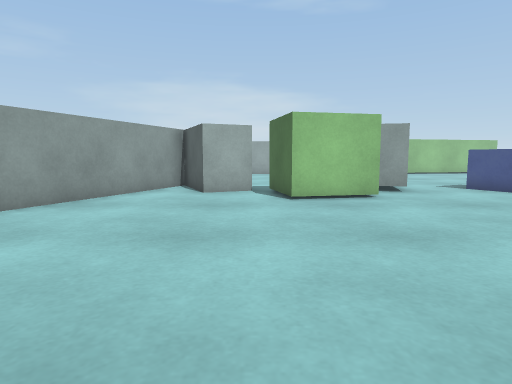
view 1 (above)

18 first-person views from a walk through a Unity game level. The camera is 0.59 m above the floor, tilts 6° down and sees 75° across. The floor is counted in squares, 0.5 m on a side. Each view is taken from the middle of a square. On the plan, view 1 faces up. The plan holds only what a view shows up to about 14 squares ahead; the rest is blank. The place goes on beyond the plan. The player character is not drawn.

view 2
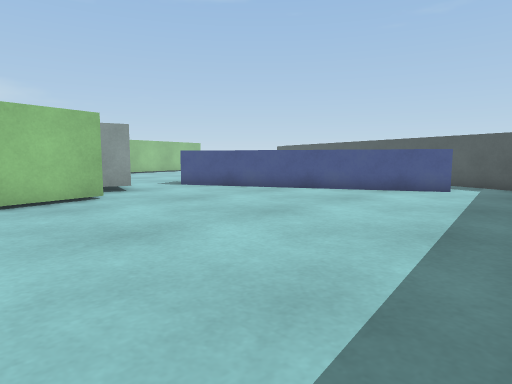

view 3
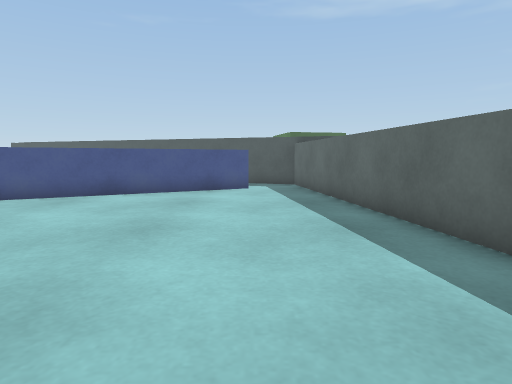

view 4
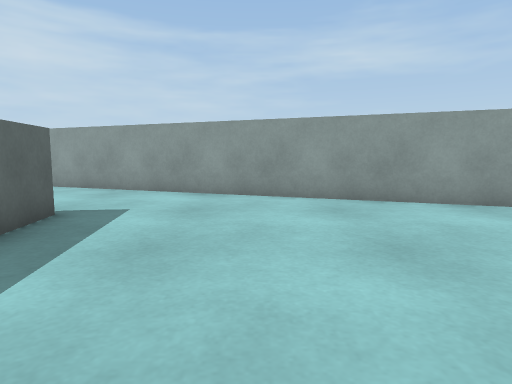

view 5
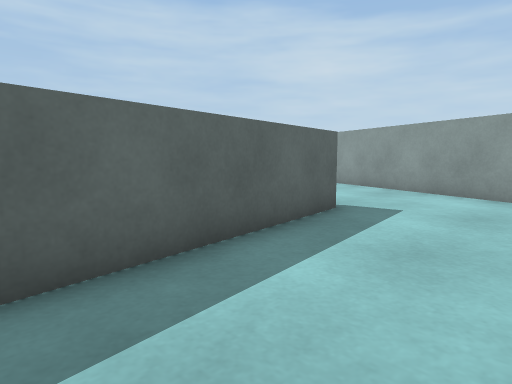

view 6
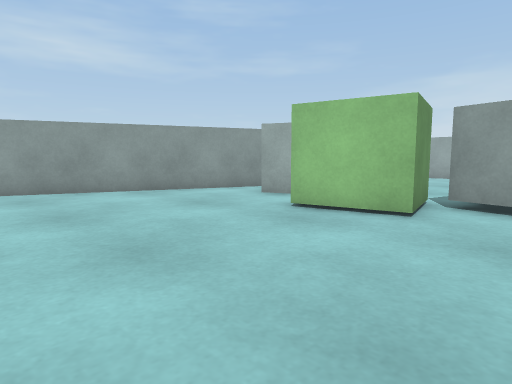

view 7
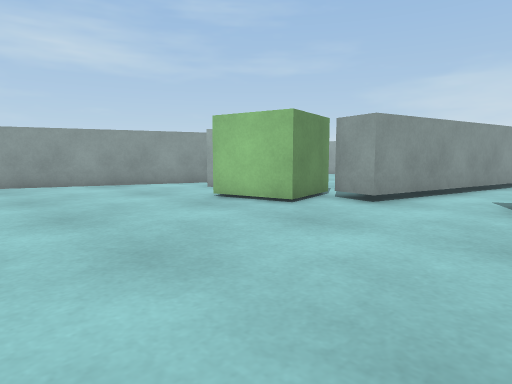

view 8
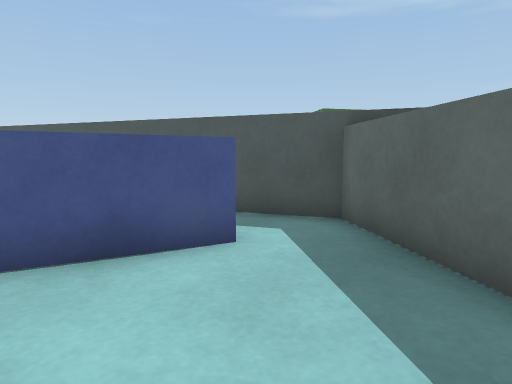

view 9
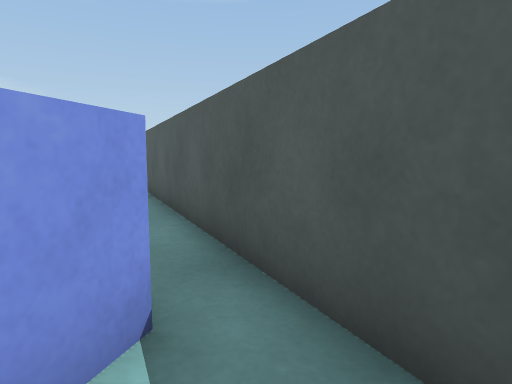

view 10
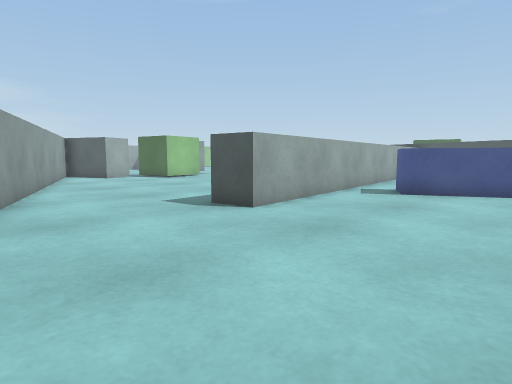

view 11
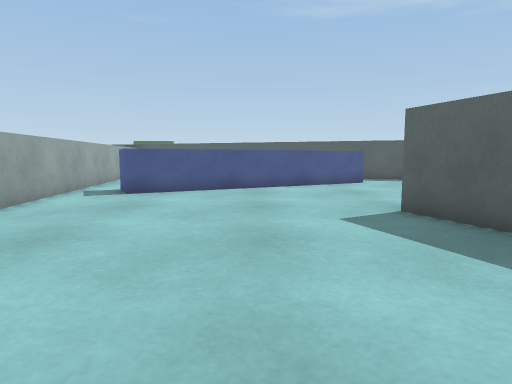

view 12
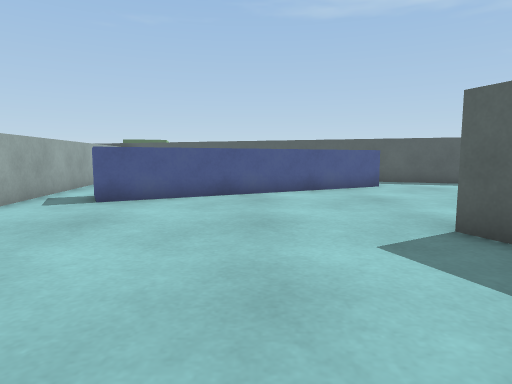

view 13
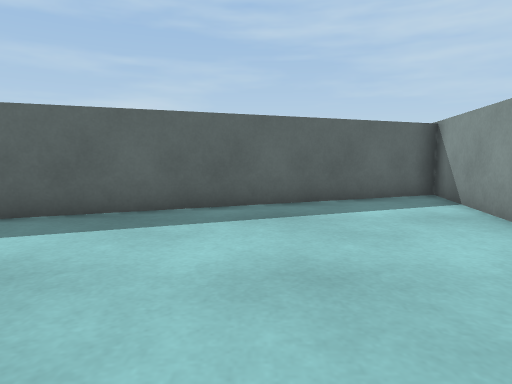

view 14
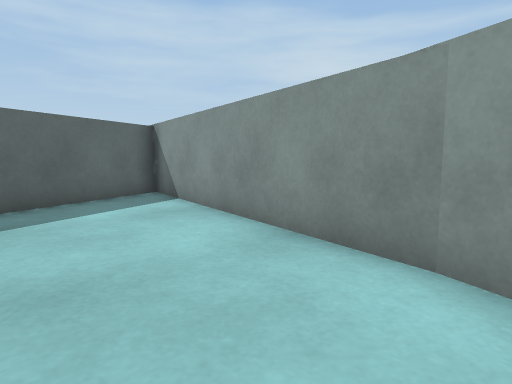

view 15
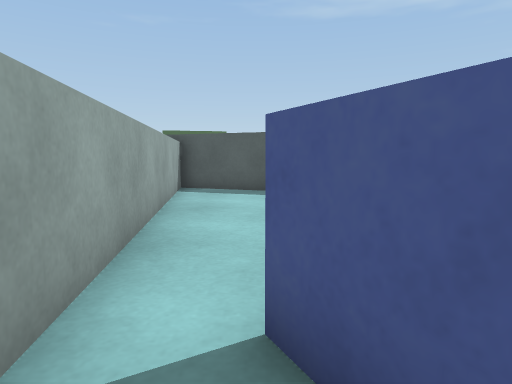

view 16
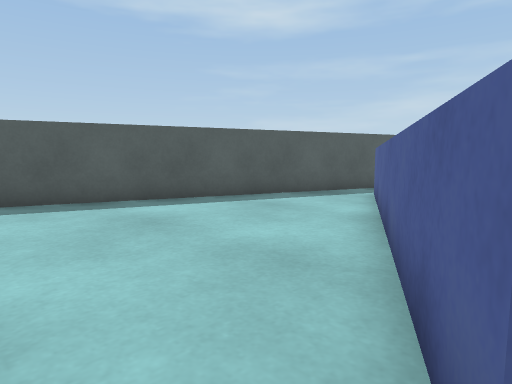

view 17
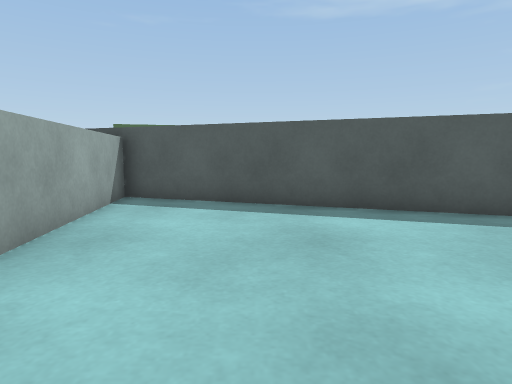

view 18
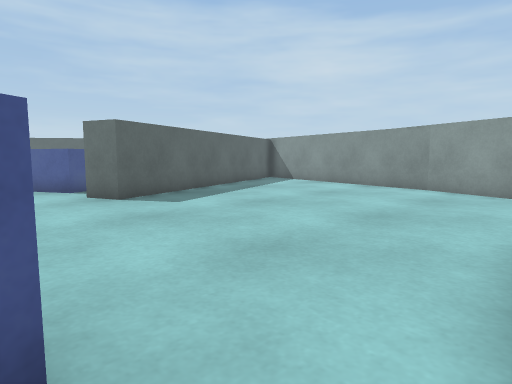

### Floor plan
Key: @ floor where view 1 was taken; # wall or solid block; . floor; ^ raised ledge; C cube.
Columns run from 13 left of view 1 to 18 right of it. Each row starts with its distance up from view 1.
 13          #.#      #...
 12          #.###C C##..^         #
 11         ##....C C.....^        #
 10         #.....CCC.....^       .#
  9         #.....C........^      ##
  8        ##..............^^    .#
  7        #................^   ..#
  6       ##................^^  .##
  5       #..................^ ..#
  4       #..................^^^.#
  3      ##.....................##
  2      #......................#
  1     ##.................######
  0     #........@..############
 -1     #.....#############....#
 -2    ##.....#####...........##
 -3    #............^.........#
 -4    #...........^^.........#
 -5   ##...........^^^.......##
 -6   #.............^^.......#
 -7   #.............^^^......#
 -8   #..............^^.....##
 -9  ##...............^^....#
-10  #................^^^...#
-11  #.................^^..##
-12  #.......###.......^^..#
-13 ##....####  ..........##
-14 #...###    ^#. ...... #
-15 #^^^        ^    .... #

Positions as (right, up) in squares from view 1, and headings:
1: (0, 0), facing up
2: (0, 0), facing up-right
3: (0, 3), facing right
4: (3, 3), facing left
5: (3, 3), facing down-left
6: (6, 3), facing up-left
7: (9, 3), facing up-left
8: (8, 3), facing right
9: (13, 2), facing up-right
10: (-9, -8), facing up-right
11: (-9, -8), facing right
12: (-7, -8), facing right
13: (-7, -5), facing down
14: (-7, -5), facing down-left
15: (1, -3), facing right
16: (3, -2), facing down-right
17: (4, -4), facing right
18: (2, -2), facing down-left
